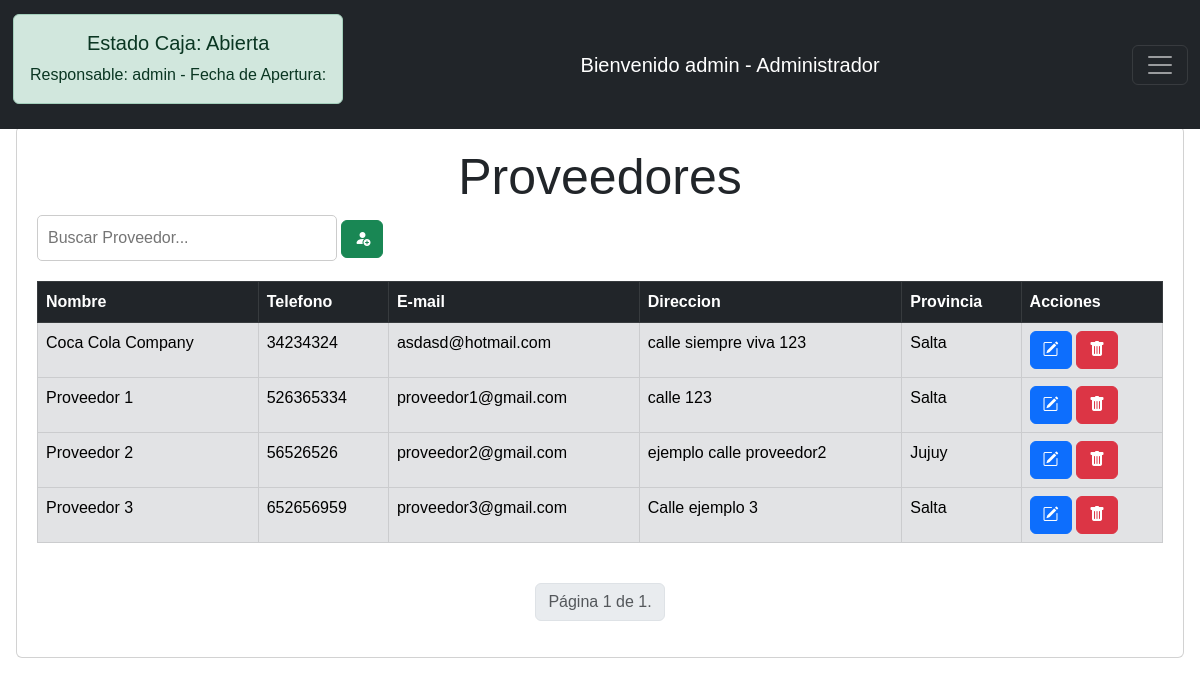
/panel_proveedores/ (signed in), run on the app's committed database.
### Empleados/models.py (models this page shows, shortened)
class Empleado(AbstractUser):
    dni=models.IntegerField(null=True, blank=True, verbose_name="DNI")
    dirección=models.CharField(null=True, blank=True, max_length=150)
    telefono=models.IntegerField(null=True, blank=True)

### Proveedores/models.py (models this page shows, shortened)
class Proveedor(models.Model):
    PROVINCIAS = [
    ('Buenos Aires', 'Buenos Aires'),
    ('Catamarca', 'Catamarca'),
    ('Chaco', 'Chaco'),
    ('Chubut', 'Chubut'),
    ('Córdoba', 'Córdoba'),
    ('Corrientes', 'Corrientes'),
    ('Entre Ríos', 'Entre Ríos'),
    ('Formosa', 'Formosa'),
    ('Jujuy', 'Jujuy'),
    ('La Pampa', 'La Pampa'),
    ('La Rioja', 'La Rioja'),
    ('Mendoza', 'Mendoza'),
    ('Misiones', 'Misiones'),
    ('Neuquén', 'Neuquén'),
    ('Río Negro', 'Río Negro'),
    ('Salta', 'Salta'),
    ('San Juan', 'San Juan'),
    ('San Luis', 'San Luis'),
    ('Santa Cruz', 'Santa Cruz'),
    ('Santa Fe', 'Santa Fe'),
    ('Santiago del Estero', 'Santiago del Estero'),
    ('Tierra del Fuego', 'Tierra del Fuego'),
    ('Tucumán', 'Tucumán'),
]
    nombre=models.CharField(max_length=100,blank=False,null=False)
    telefono=models.IntegerField(null=True,blank=True)
    email=models.EmailField(max_length=100, blank=False,null=False)
    dirección=models.CharField(max_length=100)
    provincia=models.CharField(max_length=100,choices=PROVINCIAS,blank=False,null=False)

### Proveedores/views.py (the view)
# urls.py: path('panel_proveedores/', views.panel_proveedores, name='panel_proveedores'),
@login_required
def panel_proveedores(request):
    listado = Proveedor.objects.all().order_by('nombre')
    paginator=Paginator(listado,10)
    page_number=request.GET.get('page')
    page_obj=paginator.get_page(page_number)
    mostrar_formulario = formulario_proveedor()
    busqueda= request.GET.get('busqueda','')
    if busqueda:
        listado=listado.filter(
            Q(nombre__icontains=busqueda)
        )
    return render(request, 'proveedores.html', {'listado':listado, 'mostrar_formulario':mostrar_formulario,'page_obj':page_obj})

### Proveedores/forms.py
class formulario_proveedor(ModelForm):
    class Meta:
        model= Proveedor
        fields= '__all__'

### templates/proveedores.html (shortened to what this page needs)
{% extends 'menu.html' %}
{% load static %}
{% block extra_css %}
    <link rel="stylesheet" href="{% static 'css/proveedores.css' %}">
{% endblock %}
{% block content %}
<body>
    <div class="card">
        <div class="fil">
            <h1>Proveedores</h1>
            <input type="text" id="busqueda" placeholder="Buscar Proveedor..." onkeyup="filtrarProveedores()">
            <button class="btn btn-success" data-bs-toggle="modal" data-bs-target="#mi-modal">
                <i class="bi bi-person-fill-add"></i>
            </button>
        </div>
        <table class="table table-secondary table-hover table-bordered" id="tablaProveedores">
            <thead class="table-dark">
                <tr>
                    <th>Nombre</th>
                    <th>Telefono</th>
                    <th>E-mail</th>
                    <th>Direccion</th>
                    <th>Provincia</th>
                    <th>Acciones</th>
                </tr>
            </thead>
            <tbody>
                {% for proveedor in listado %}
                <tr>
                    <td>{{ proveedor.nombre }}</td>
                    <td>{{ proveedor.telefono }}</td>
                    <td>{{ proveedor.email }}</td>
                    <td>{{ proveedor.dirección }}</td>
                    <td>{{ proveedor.provincia }}</td>
                    <td>
                        <button href="#" onclick="modal_editar('{% url 'editar_proveedor' proveedor.id %}')" class="btn btn-primary">
                            <i class="bi bi-pencil-square" title="Editar"></i>
                        </button>
                        <form action="{% url 'eliminar_proveedor' proveedor.id %}" method="POST" style="display:inline;">
                            <button type="submit" class="btn btn-danger" value="Borrar">
                                <i class="bi bi-trash-fill "></i>
                            </button>
                        </form>
                    </td>
                </tr>
                {% endfor %}
            </tbody>
        </table>
        <div class="d-flex justify-content-center mt-4">
            <nav aria-label="Page navigation">
                <ul class="pagination">
                    <li class="page-item disabled">
                        <span class="page-link">Página {{ page_obj.number }} de {{ page_obj.paginator.num_pages }}.</span>
                    </li>
                </ul>
            </nav>
        </div>
    </div>
</body>
{% endblock %}

### templates/menu.html (shortened to what this page needs)
{% load static %}
<!DOCTYPE html>
<html lang="es">
<head>
    <link href="https://cdn.jsdelivr.net/npm/bootstrap@5.3.0-alpha3/dist/css/bootstrap.min.css" rel="stylesheet"
>
    <link rel="stylesheet" href="https://cdn.jsdelivr.net/npm/bootstrap-icons@1.11.3/font/bootstrap-icons.min.css">
    <link href="https://cdn.lineicons.com/4.0/lineicons.css" rel="stylesheet">
    <link rel="stylesheet" href="{% static 'css/menu.css' %}">
    {% block extra_css %}{% endblock %}
</head>
<body>
    <div class="wrapper">
        <nav class="navbar navbar-dark bg-dark fixed-top">
            <div class="container-fluid d-flex justify-content-between">
                <div class="estado-caja">
                    {% if request.session.caja_abierta %}
                        <div class="alert alert-success" role="alert">
                            <h5 class="alert-heading">Estado Caja: Abierta</h5>
                            <span>Responsable: {{ request.session.empleado }} - Fecha de Apertura: {{ request.session.fecha_apertura }}</span>
                        </div>
                    {% else %}
                        <div class="alert alert-danger" role="alert">
                            <h5 class="alert-heading">Estado Caja: Cerrada</h5>
                        </div>
                    {% endif %}
                </div>
                <a class="navbar-brand" href="{% url 'panel_perfil' %}">
                    Bienvenido {{ request.user.username }} -
                    {% for group in request.user.groups.all %}
                        {{ group.name }}{% if not forloop.last %}, {% endif %}
                    {% endfor %}
                </a>
                <button class="navbar-toggler" type="button" data-bs-toggle="offcanvas" data-bs-target="#offcanvasDarkNavbar" aria-controls="offcanvasDarkNavbar" aria-label="Toggle navigation">
                    <span class="navbar-toggler-icon"></span>
                </button>
            </div>
        </nav>
        <div class="main p-3">
            {% block content %}{% endblock %}
        </div>
    </div>
</body>
</html>

### static/css/menu.css (style rules this page uses)
.main { margin-top: 80px; }
nav { background-color: rgba(255, 255, 255, 0.9); }
.estado-caja { padding: 1px; margin-top: 5px; text-align: center; }
body { font-family: 'Calibri', sans-serif; }

### static/css/proveedores.css (style rules this page uses)
h1 { text-align: center; font-size: 50px; }
.card { width: 100%; padding: 20px; margin-top: 30px; box-sizing: border-box; }
#tablaProveedores { margin-top: 20px; }
#busqueda { padding: 10px; font-size: 16px; border-radius: 5px; border: 1px solid #ccc; width: 300px; }

### data on the page
Empleado: session.empleado "admin", user.username "admin"
Proveedor: nombre "Coca Cola Company", telefono "34234324", email "asdasd@hotmail.com", dirección "calle siempre viva 123", provincia "Salta"
Proveedor: nombre "Proveedor 1", telefono "526365334", email "proveedor1@gmail.com", dirección "calle 123", provincia "Salta"
Proveedor: nombre "Proveedor 2", telefono "56526526", email "proveedor2@gmail.com", dirección "ejemplo calle proveedor2", provincia "Jujuy"
Proveedor: nombre "Proveedor 3", telefono "652656959", email "proveedor3@gmail.com", dirección "Calle ejemplo 3", provincia "Salta"

### other printed values
{{ group.name }} "Administrador"
{{ page_obj.number }} "1"
{{ page_obj.paginator.num_pages }} "1"
